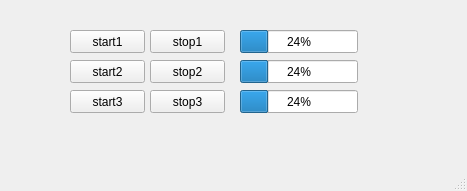
<?xml version="1.0" encoding="UTF-8"?>
<ui version="4.0">
 <class>MainWindow</class>
 <widget class="QMainWindow" name="MainWindow">
  <property name="geometry">
   <rect>
    <x>0</x>
    <y>0</y>
    <width>467</width>
    <height>191</height>
   </rect>
  </property>
  <property name="windowTitle">
   <string>MainWindow</string>
  </property>
  <widget class="QWidget" name="centralwidget">
   <widget class="QPushButton" name="pushButton">
    <property name="geometry">
     <rect>
      <x>70</x>
      <y>30</y>
      <width>75</width>
      <height>23</height>
     </rect>
    </property>
    <property name="text">
     <string>start1</string>
    </property>
   </widget>
   <widget class="QPushButton" name="pushButton_2">
    <property name="geometry">
     <rect>
      <x>70</x>
      <y>60</y>
      <width>75</width>
      <height>23</height>
     </rect>
    </property>
    <property name="text">
     <string>start2</string>
    </property>
   </widget>
   <widget class="QPushButton" name="pushButton_3">
    <property name="geometry">
     <rect>
      <x>70</x>
      <y>90</y>
      <width>75</width>
      <height>23</height>
     </rect>
    </property>
    <property name="text">
     <string>start3</string>
    </property>
   </widget>
   <widget class="QPushButton" name="pushButton_4">
    <property name="geometry">
     <rect>
      <x>150</x>
      <y>30</y>
      <width>75</width>
      <height>23</height>
     </rect>
    </property>
    <property name="text">
     <string>stop1</string>
    </property>
   </widget>
   <widget class="QPushButton" name="pushButton_5">
    <property name="geometry">
     <rect>
      <x>150</x>
      <y>60</y>
      <width>75</width>
      <height>23</height>
     </rect>
    </property>
    <property name="text">
     <string>stop2</string>
    </property>
   </widget>
   <widget class="QPushButton" name="pushButton_6">
    <property name="geometry">
     <rect>
      <x>150</x>
      <y>90</y>
      <width>75</width>
      <height>23</height>
     </rect>
    </property>
    <property name="text">
     <string>stop3</string>
    </property>
   </widget>
   <widget class="QProgressBar" name="progressBar">
    <property name="geometry">
     <rect>
      <x>240</x>
      <y>30</y>
      <width>118</width>
      <height>23</height>
     </rect>
    </property>
    <property name="value">
     <number>24</number>
    </property>
   </widget>
   <widget class="QProgressBar" name="progressBar_2">
    <property name="geometry">
     <rect>
      <x>240</x>
      <y>60</y>
      <width>118</width>
      <height>23</height>
     </rect>
    </property>
    <property name="value">
     <number>24</number>
    </property>
   </widget>
   <widget class="QProgressBar" name="progressBar_3">
    <property name="geometry">
     <rect>
      <x>240</x>
      <y>90</y>
      <width>118</width>
      <height>23</height>
     </rect>
    </property>
    <property name="value">
     <number>24</number>
    </property>
   </widget>
  </widget>
  <widget class="QMenuBar" name="menubar">
   <property name="geometry">
    <rect>
     <x>0</x>
     <y>0</y>
     <width>467</width>
     <height>21</height>
    </rect>
   </property>
  </widget>
  <widget class="QStatusBar" name="statusbar"/>
 </widget>
 <resources/>
 <connections/>
</ui>
